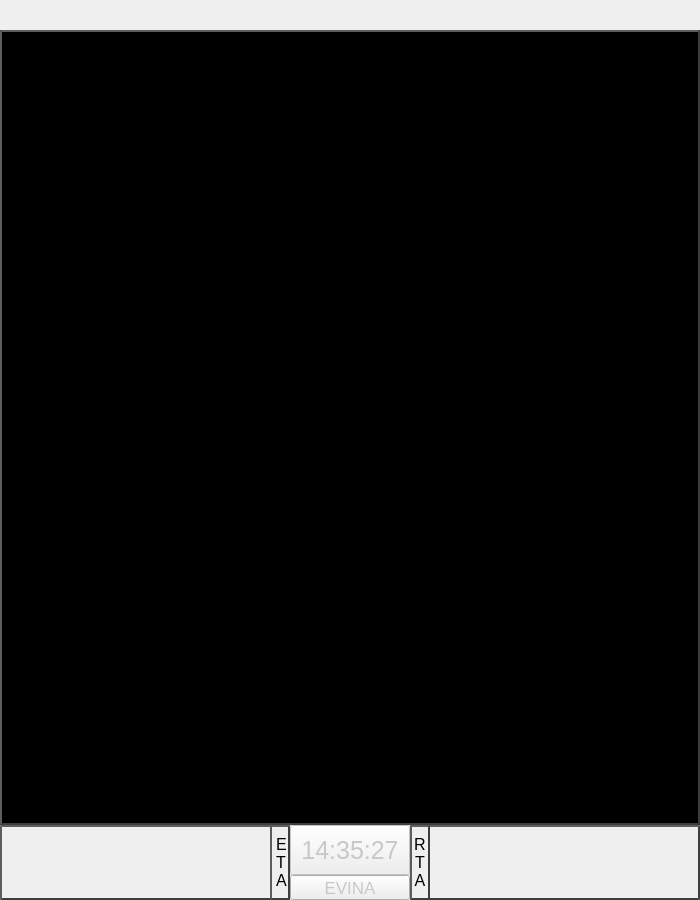
<?xml version="1.0" encoding="UTF-8"?>
<ui version="4.0">
 <class>DialogAman</class>
 <widget class="QDialog" name="DialogAman">
  <property name="geometry">
   <rect>
    <x>0</x>
    <y>0</y>
    <width>700</width>
    <height>900</height>
   </rect>
  </property>
  <property name="windowTitle">
   <string>Dialog</string>
  </property>
  <widget class="QGraphicsView" name="graphicsView">
   <property name="geometry">
    <rect>
     <x>0</x>
     <y>30</y>
     <width>700</width>
     <height>795</height>
    </rect>
   </property>
   <property name="styleSheet">
    <string notr="true">QGraphicsView
{
	background-color: #000000;
	border-style: outset;
	border-width: 2px;
	border-color: #3e3e3e;
}</string>
   </property>
  </widget>
  <widget class="QPushButton" name="buttonClock">
   <property name="enabled">
    <bool>false</bool>
   </property>
   <property name="geometry">
    <rect>
     <x>290</x>
     <y>825</y>
     <width>120</width>
     <height>50</height>
    </rect>
   </property>
   <property name="styleSheet">
    <string notr="true">QPushButton::disabled
{
	font: 19pt;
	color: #c8c8c8;
}</string>
   </property>
   <property name="text">
    <string>14:35:27</string>
   </property>
  </widget>
  <widget class="QFrame" name="frameETA">
   <property name="geometry">
    <rect>
     <x>0</x>
     <y>825</y>
     <width>290</width>
     <height>75</height>
    </rect>
   </property>
   <property name="styleSheet">
    <string notr="true">QFrame
{
	border-style: outset;
	border-width: 2px;
	border-color: #3e3e3e;
}</string>
   </property>
   <property name="frameShape">
    <enum>QFrame::StyledPanel</enum>
   </property>
   <property name="frameShadow">
    <enum>QFrame::Raised</enum>
   </property>
   <widget class="QLabel" name="labelETA">
    <property name="geometry">
     <rect>
      <x>270</x>
      <y>0</y>
      <width>20</width>
      <height>75</height>
     </rect>
    </property>
    <property name="styleSheet">
     <string notr="true">QLabel
{
	border-style: outset;
	border-width: 2px;
	border-color: #3e3e3e;
	font: 12pt;
}</string>
    </property>
    <property name="text">
     <string>E
T
A</string>
    </property>
   </widget>
  </widget>
  <widget class="QFrame" name="frameRTA">
   <property name="geometry">
    <rect>
     <x>410</x>
     <y>825</y>
     <width>290</width>
     <height>75</height>
    </rect>
   </property>
   <property name="styleSheet">
    <string notr="true">QFrame
{
	border-style: outset;
	border-width: 2px;
	border-color: #3e3e3e;
}</string>
   </property>
   <property name="frameShape">
    <enum>QFrame::StyledPanel</enum>
   </property>
   <property name="frameShadow">
    <enum>QFrame::Raised</enum>
   </property>
   <widget class="QLabel" name="labelRTA">
    <property name="geometry">
     <rect>
      <x>0</x>
      <y>0</y>
      <width>20</width>
      <height>75</height>
     </rect>
    </property>
    <property name="styleSheet">
     <string notr="true">QLabel
{
	border-style: outset;
	border-width: 2px;
	border-color: #3e3e3e;
	font: 12pt;
}</string>
    </property>
    <property name="text">
     <string>R
T
A</string>
    </property>
    <property name="alignment">
     <set>Qt::AlignCenter</set>
    </property>
   </widget>
  </widget>
  <widget class="QPushButton" name="buttonMeteringFix">
   <property name="geometry">
    <rect>
     <x>290</x>
     <y>875</y>
     <width>120</width>
     <height>25</height>
    </rect>
   </property>
   <property name="styleSheet">
    <string notr="true">font: 13pt;
color: #c8c8c8;</string>
   </property>
   <property name="text">
    <string>EVINA</string>
   </property>
  </widget>
 </widget>
 <resources/>
 <connections/>
</ui>
